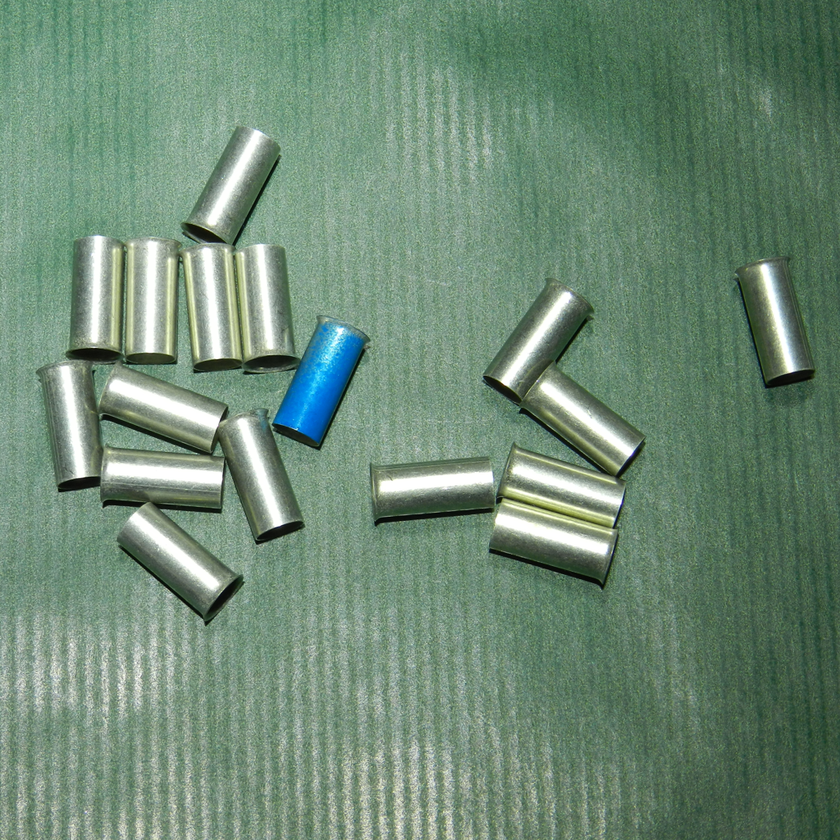
%> input picture MPDD/tubes/test/colorMismatch/colorMismatch002.png, 840 x 840 px, shrunk from 1024 x 1024 before the run
$ octave --eval "result = colorAnomalyDetection(imread('../../MPDD/tubes/test/colorMismatch/colorMismatch002.png'));"   (GNU Octave 9; MATLAB toolbox functions it lacks are replaced by stand-ins)
%> lines starting %> are read from the running program, lines starting %| are printed output that depends on the picture; in (x1, y1, x2, y2) boxes, pixels count from 0 and x2, y2 are one past the last pixel; in counts of white or black regions, pixels touching at a corner belong together; the program's own positions count from 1
function [numColorAnomalies, colorStats] = colorAnomalyDetection(img)

    hsvImg = rgb2hsv(img);
%> hsvImg: size 840x840x3 double; mean H, S, V 0.362, 0.228, 0.544
    hChannel = hsvImg(:,:,1);
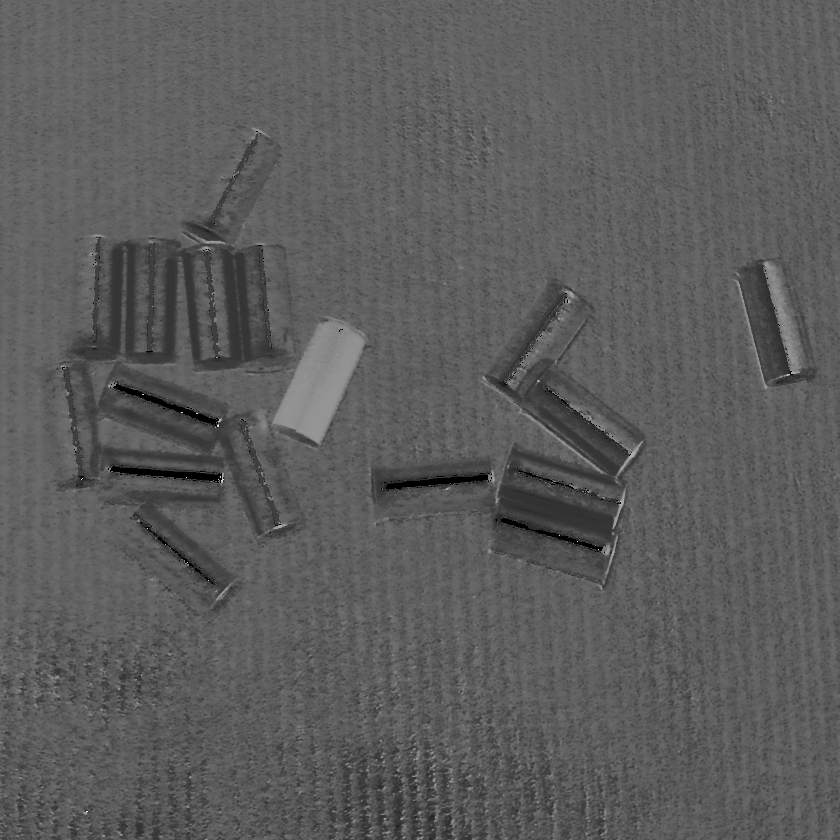
%> hChannel: size 840x840 double; min 0, max 0.967, mean 0.362
    sChannel = hsvImg(:,:,2);
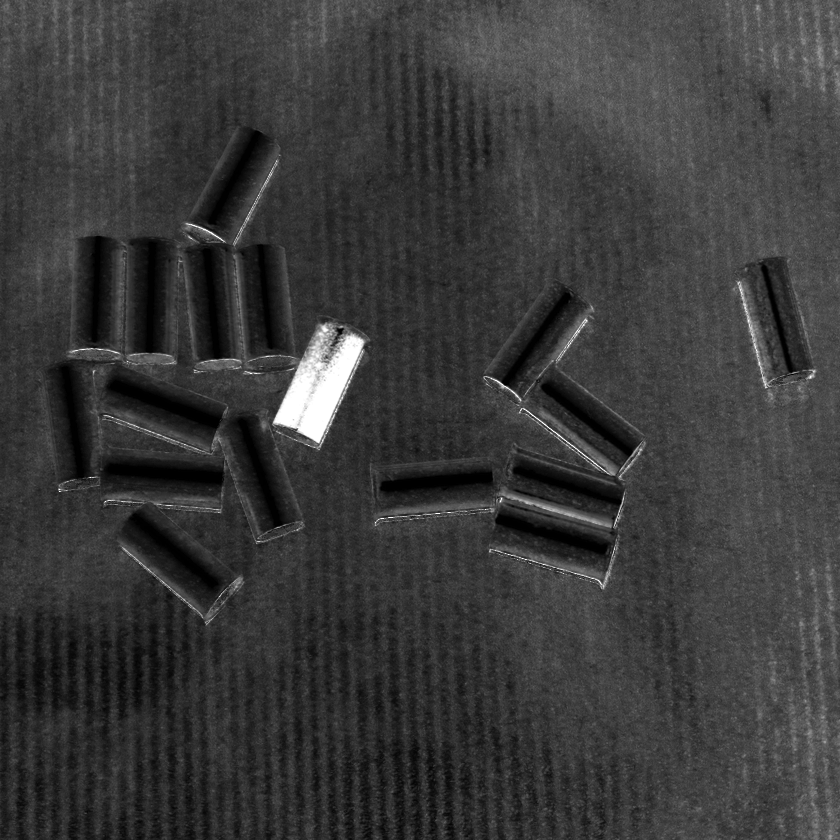
%> sChannel: size 840x840 double; min 0, max 1, mean 0.228

    % "Blue Tube" roughly means: Hue between 0.5-0.7, and high saturation
    blueMask = (hChannel > 0.5) & (hChannel < 0.7) & (sChannel > 0.4);
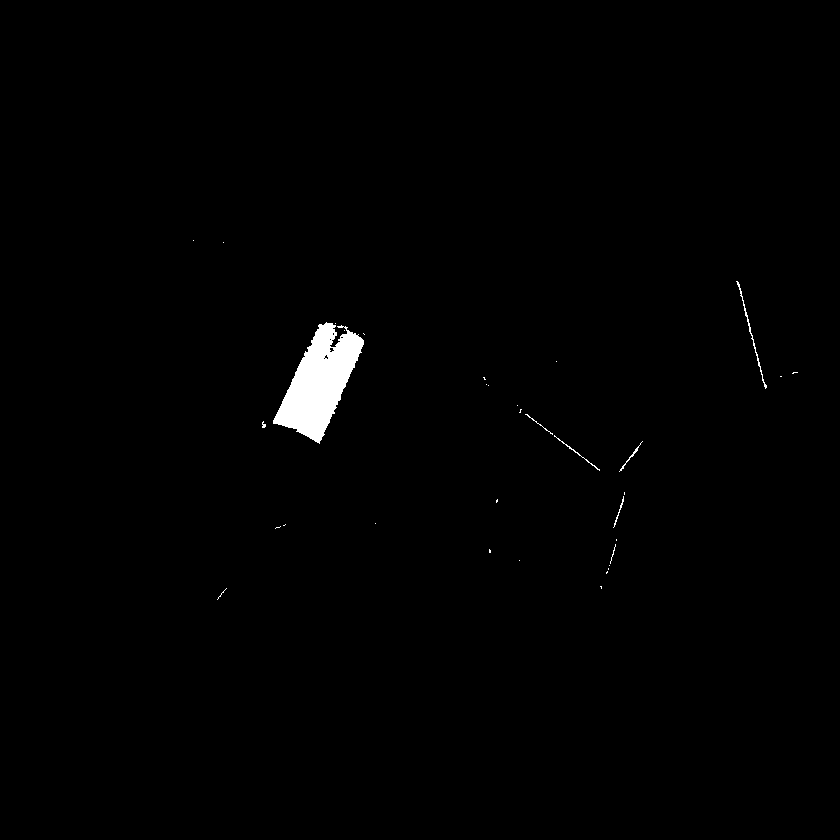
%> blueMask: size 840x840 logical; 0.86% white; 34 white regions (27 under 20 px), largest, box (x1, y1, x2, y2) and area: (273, 322, 364, 444) 5541, (736, 281, 767, 389) 177, (554, 435, 600, 471) 73

    % Clean up the mask to remove tiny blue glares or noise
    blueMask = bwareaopen(blueMask, 500);
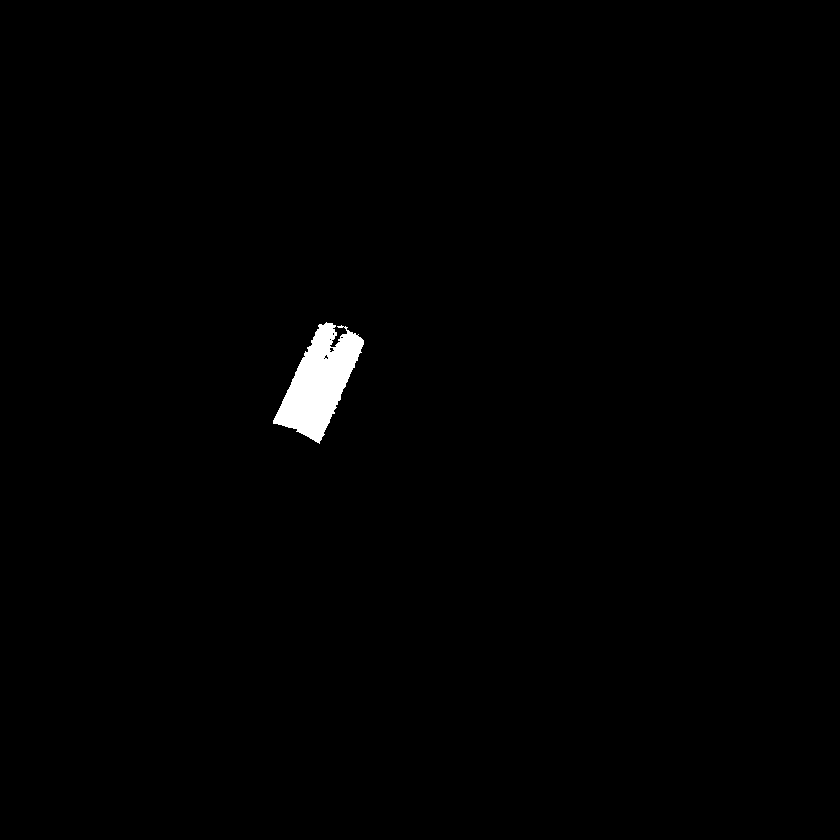
%> blueMask: size 840x840 logical; 0.79% white; 1 white region, box (x1, y1, x2, y2) and area: (273, 322, 364, 444) 5541
    blueMask = imfill(blueMask, 'holes');
%> blueMask: size 840x840 logical; 0.79% white; 1 white region

    % Measure the colored tubes
    colorStats = regionprops(blueMask, 'BoundingBox', 'Area');
%> colorStats = 1 region; box (x1, y1, x2, y2) and Area: (273, 322, 364, 444) 5565

    % Track the number of color anomalies we found by counting the number of
    % rows in the table.
    % We can ignore this section after we get this information.
    numColorAnomalies = length(colorStats);
%> numColorAnomalies = 1

end

$ run again, on MPDD/tubes/test/colorMismatch/colorMismatch003.png
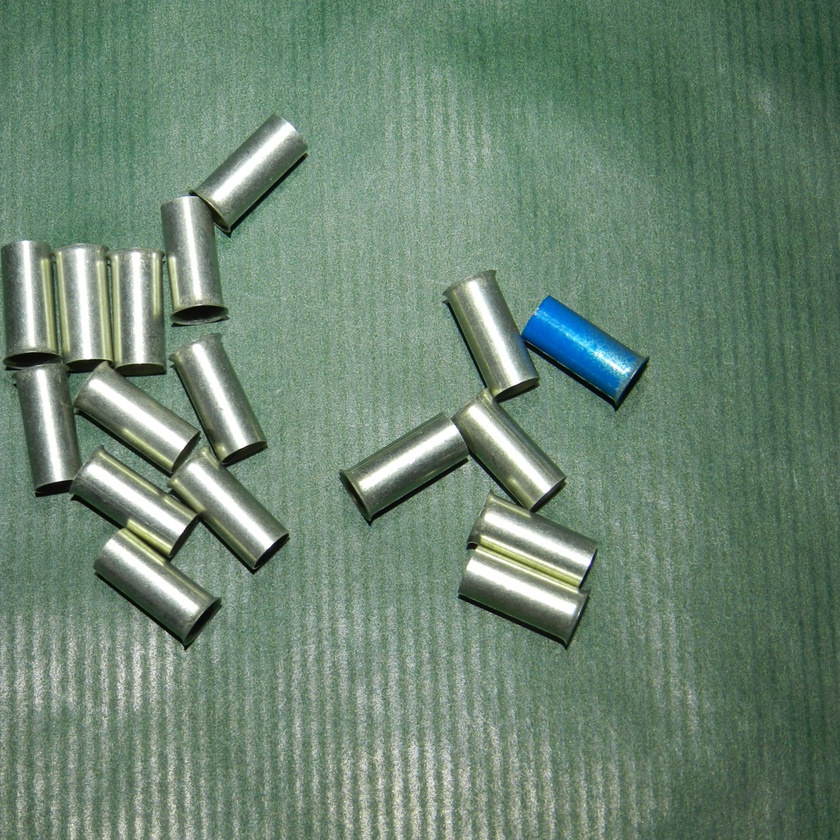
%> input picture MPDD/tubes/test/colorMismatch/colorMismatch003.png, 840 x 840 px, shrunk from 1024 x 1024 before the run
%> hsvImg: size 840x840x3 double; mean H, S, V 0.357, 0.215, 0.524
%> in colorAnomalyDetection, `sChannel = hsvImg(:,:,2);`:
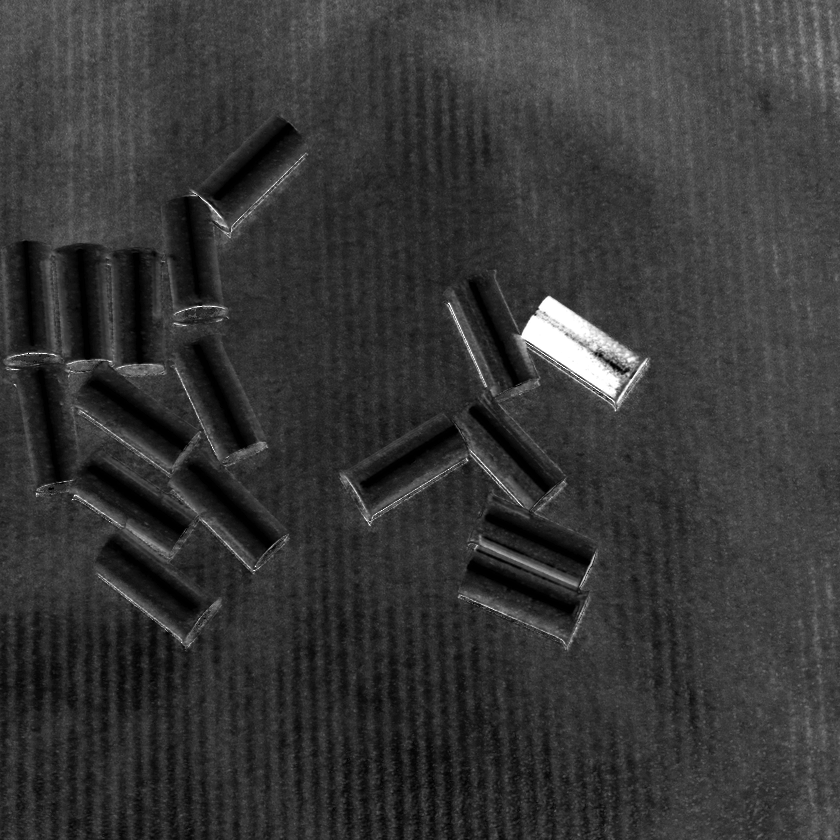
%> sChannel: size 840x840 double; min 0, max 1, mean 0.215
%> in colorAnomalyDetection, `blueMask = bwareaopen(blueMask, 500);`:
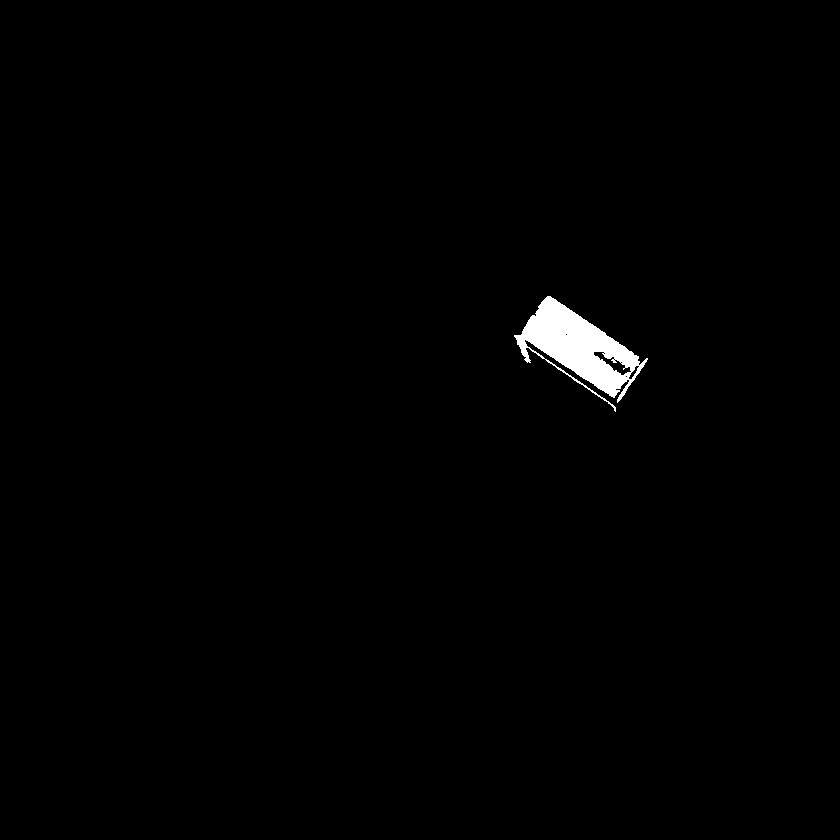
%> blueMask: size 840x840 logical; 0.84% white; 1 white region, box (x1, y1, x2, y2) and area: (514, 296, 648, 412) 5952
%> colorStats = 1 region; box (x1, y1, x2, y2) and Area: (514, 296, 648, 412) 6244
%> numColorAnomalies = 1

$ run again, on MPDD/tubes/test/colorMismatch/colorMismatch005.png
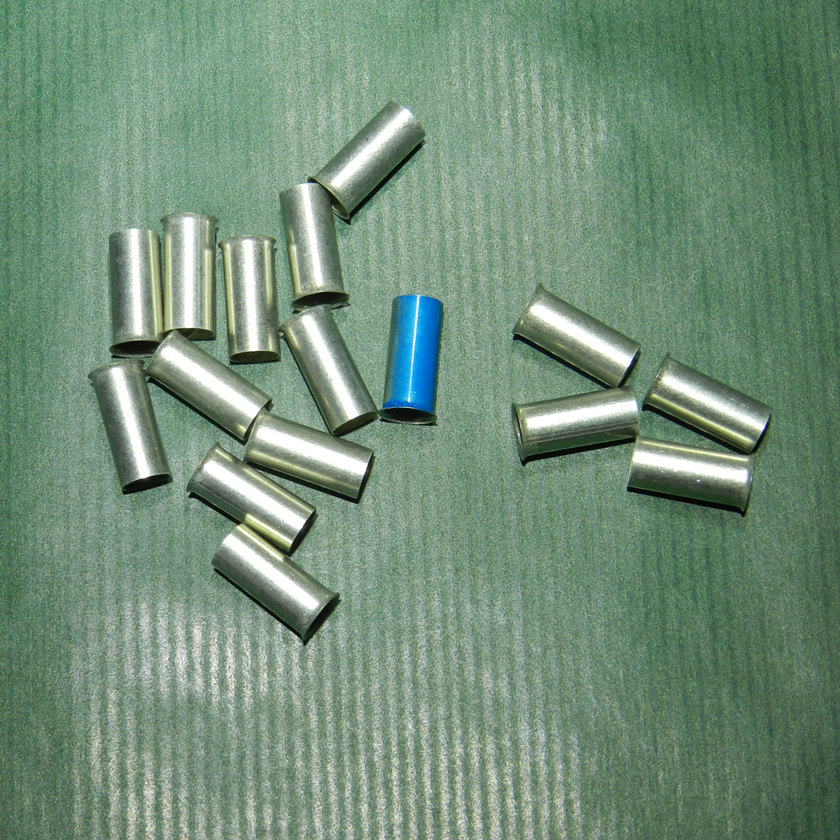
%> input picture MPDD/tubes/test/colorMismatch/colorMismatch005.png, 840 x 840 px, shrunk from 1024 x 1024 before the run
%> hsvImg: size 840x840x3 double; mean H, S, V 0.361, 0.224, 0.561
%> in colorAnomalyDetection, `sChannel = hsvImg(:,:,2);`:
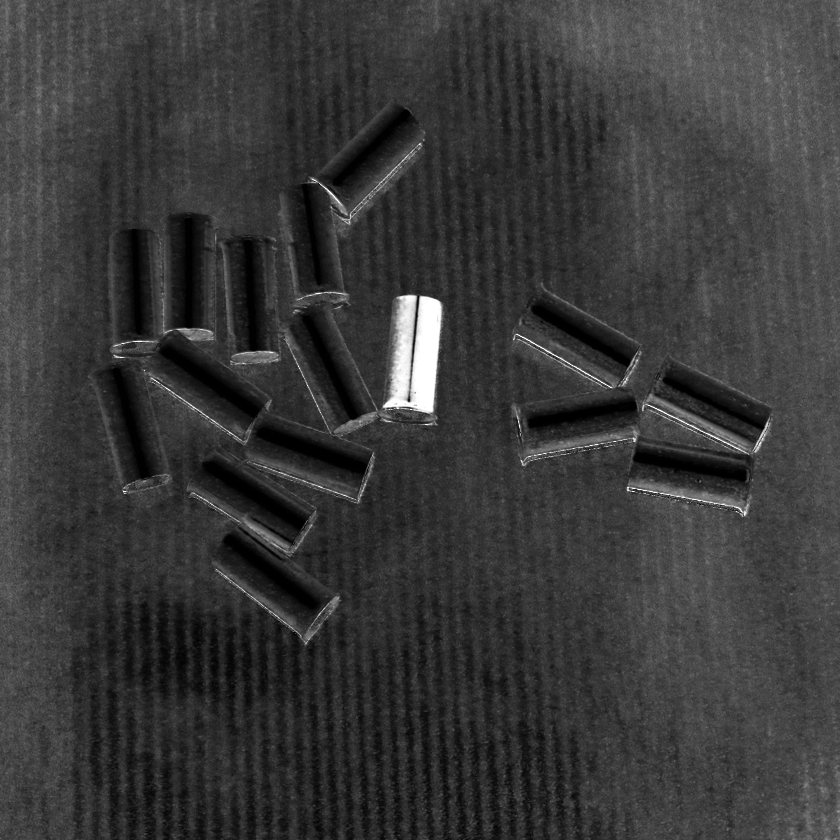
%> sChannel: size 840x840 double; min 0, max 1, mean 0.224
%> in colorAnomalyDetection, `blueMask = bwareaopen(blueMask, 500);`:
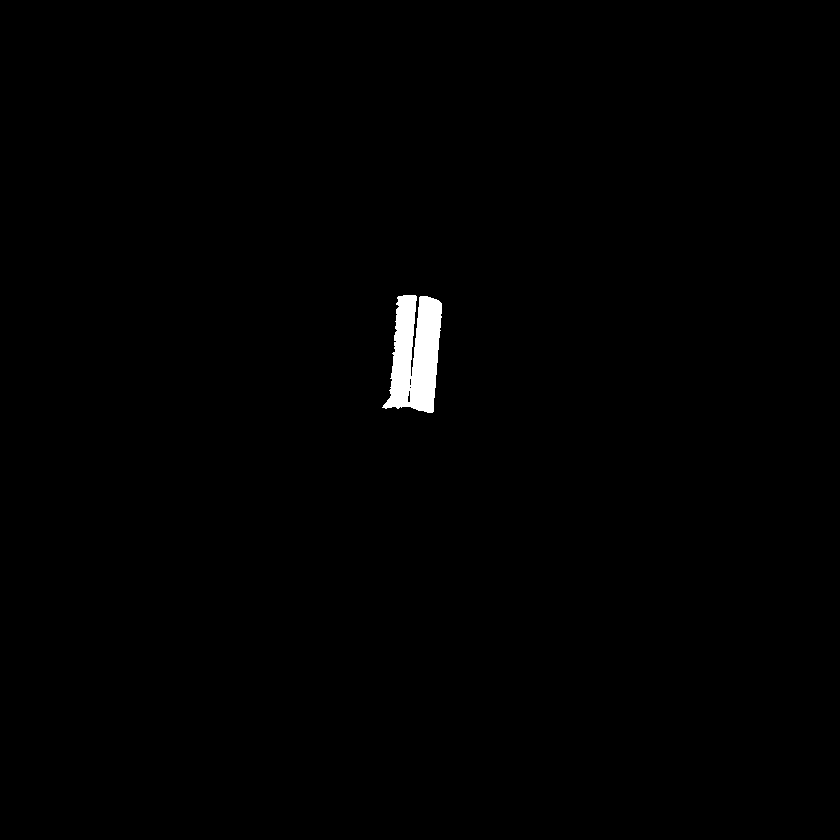
%> blueMask: size 840x840 logical; 0.7% white; 1 white region, box (x1, y1, x2, y2) and area: (382, 295, 442, 413) 4906
%> colorStats = 1 region; box (x1, y1, x2, y2) and Area: (382, 295, 442, 413) 4930
%> numColorAnomalies = 1
